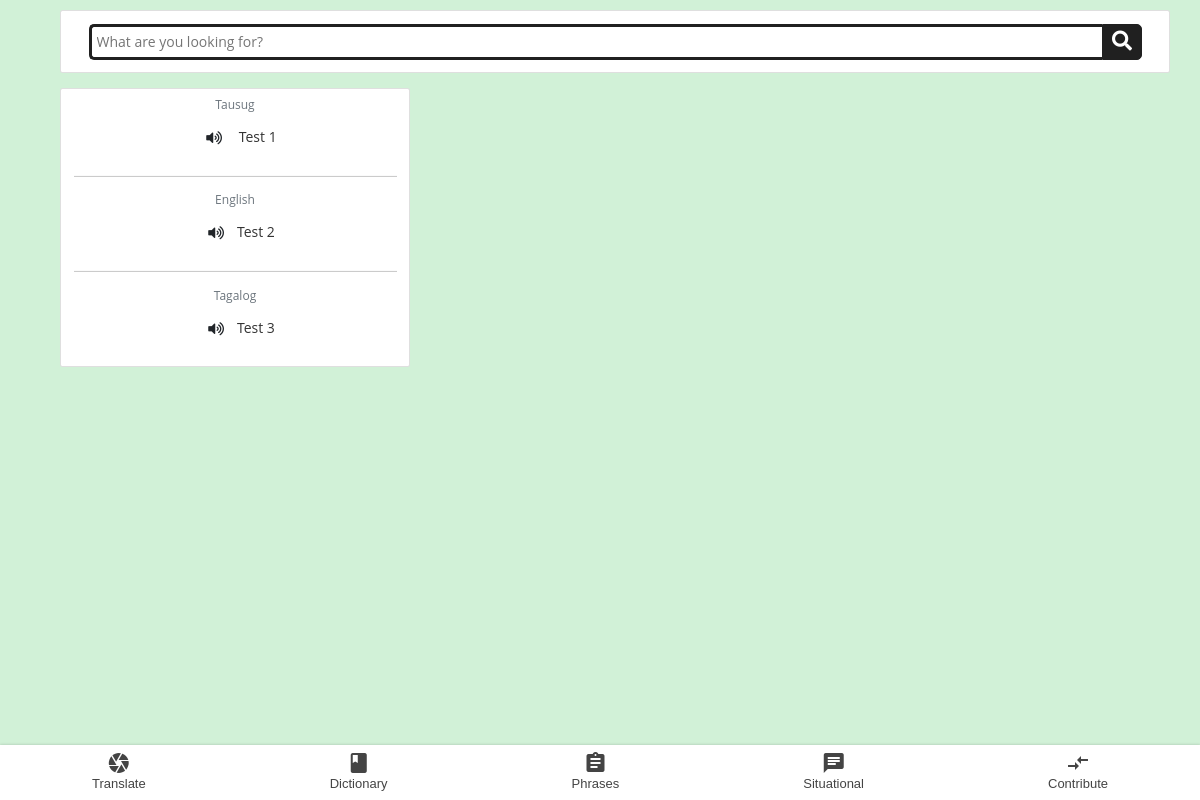
The app's page /phrase_list.php?w=general with its own data.
### tables this page shows
CREATE TABLE `common_phrases` (
  `phrase_id` int(11) NOT NULL,
  `tausug_phrase` varchar(255) DEFAULT NULL,
  `tagalog_phrase` varchar(255) DEFAULT NULL,
  `english_phrase` varchar(255) DEFAULT NULL,
  `category` varchar(255) DEFAULT NULL
);

### phrase_list.php (the view, shortened to what this page needs)
<!DOCTYPE html>
<?php
include('function/db.php');
include('include/bootstrap.php');
$category = '';
if(isset($_GET["w"]))
{
    $cat = $_GET["w"];
    if ($cat=='general'){
        $category='General Conversation';
    }
}
if(isset($_GET["search"])) {
    $search = $_GET["search"];
    $query = "SELECT * from common_phrases WHERE tausug_phrase like '%$search%'
    or english_phrase like '%$search%' or tagalog_phrase like '%$search%'";
} else {
    $query = "SELECT * from common_phrases WHERE category='$category'";
}
$result = mysqli_query($con, $query);
?>
<html lang="en" dir="ltr">
<head>
    <link rel="stylesheet" href="https://maxcdn.bootstrapcdn.com/bootstrap/3.3.6/css/bootstrap.min.css" />
    <link rel="stylesheet" href="css/upload.css">
    <link rel="stylesheet" href="css/dictionary.css">
    <link rel="stylesheet" href="css/botnav.css">
    <link rel="stylesheet" href="https://cdnjs.cloudflare.com/ajax/libs/font-awesome/5.15.3/css/all.min.css">
</head>
<body>
    <div class="container">
        <div class="container center">
            <div class="row">
                <div class="col-md-12 center">
                    <div class="card">
                        <div class="card-body">
                            <div class="col-md-12">
                                <center>
                                <form method="GET" action="phrase_list.php">
                                        <div class="search">
                                            <input type="text" name="search" class="searchTerm"
                                                placeholder="What are you looking for?">
                                            <button type="submit" class="searchButton">
                                                <i class="fa fa-search"></i>
                                            </button>
                                        </div>
                                    </form>
                                </center>
                            </div>
                        </div>
                    </div>
                </div>
            </div>
            <form name="upload" method="post" action="function/process.php" enctype="multipart/form-data"
                accept-charset="utf-8">
                <div class="row">
                    <div class="col-md-12">
                        <div class="row mt-4">
                            <?php
                while ($row= mysqli_fetch_array($result))
                {
                     ?>
                            <div class="col-lg-4">
                                <div class="card">
                                    <div class="card-body">
                                        <h6 class="card-subtitle mb-2 text-muted">
                                            Tausug
                                        </h6>
                                        <h5 class="card-title">
                                            <button type="button" class='btn'
                                                onclick="playAudio('admin/uploads/audio/<?php echo $row['audio']?>')"><i
                                                    class="fa fa-volume-up"></i></button>
                                            <?php echo $row['tausug_phrase'];?>
                                        </h5>
                                        <hr>
                                        <h6 class="card-subtitle mb-2 text-muted">
                                            English
                                        </h6>
                                        <h5 class="card-title">
                                            <button class='btn' type="button" class='btn'
                                                onclick="responsiveVoice.speak('<?php echo $row['english_phrase'];?>','UK English Male');"><i
                                                    class="fa fa-volume-up"></i></button><?php echo $row['english_phrase']; ?>
                                        </h5>
                                        <hr>
                                        <h6 class="card-subtitle mb-2 text-muted">
                                            Tagalog
                                        </h6>
                                        <h5 class="card-title">
                                            <button class='btn' type="button" class='btn'
                                                onclick="responsiveVoice.speak('<?php echo $row['tagalog_phrase'];?>','Filipino Female',{rate: 0.9});"><i
                                                    class="fa fa-volume-up"></i></button><?php echo $row['tagalog_phrase']; ?>
                                        </h5>
                                    </div>
                                </div><br>
                            </div>
                            <?php
            }
            ?>
                        </div>
                    </div>
                </div>
            </form>
        </div>
    </div>
    <?php include('include/navbar.php') ?>
</body>
</html>

### css/upload.css (style rules this page uses)
.container { padding-bottom: 20px; margin-top: 5px; border-radius: 5px; }
.center { text-align: center; }

### css/dictionary.css (style rules this page uses)
body { background-color: #d1f1d7; font-family: 'Open Sans', sans-serif; }
.search { width: 100%; position: relative; display: flex; }
.searchTerm { width: 100%; border: 3px solid #202020; border-right: none; padding: 5px; height: 20px; border-radius: 5px 0 0 5px; outline: none; color: #9DBFAF; height: 36px; }
.searchButton { width: 40px; height: 36px; border: 1px solid #202020; background: #202020; text-align: center; color: #fff; border-radius: 0 5px 5px 0; cursor: pointer; font-size: 20px; }

### records on screen
common_phrases: tausug_phrase "Test 1", english_phrase "Test 2", tagalog_phrase "Test 3"
